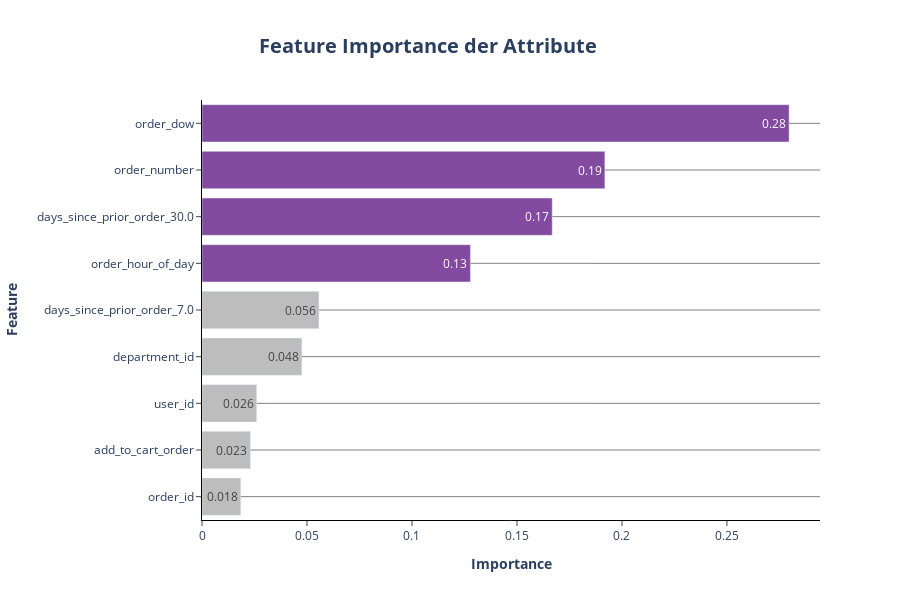

Notebook code for this chart:
### Markdown cell above
**Es ergibt sich folgende Features Importance für die Feature in unserem Datensatz:**

### Code cell
# P3 Plot: Feature Importance

fig = go.Figure()


for feature in df_feature_imp.feature.unique():

 if df_feature_imp.loc[df_feature_imp.feature == feature].feature_importance.values >= 0.1:
  color= px.colors.sequential.Purpor[5]

  fig.add_trace(
   go.Bar(
    x= df_feature_imp.loc[df_feature_imp.feature == feature].feature_importance,
    y= df_feature_imp.loc[df_feature_imp.feature == feature].feature,
    marker= dict(color= color),
    orientation = "h",
    text= df_feature_imp.loc[df_feature_imp.feature == feature].feature_importance.round(2),
    showlegend= False,
    width= 0.8,
    hovertemplate= f"<b>{feature}</b><br><br>" +
                   "feature_importance: %{x}<br>" +
                   "<extra></extra>"
    )
  )
 else:
  color= px.colors.sequential.Greys[3]

  fig.add_trace(
   go.Bar(
    x= df_feature_imp.loc[df_feature_imp.feature == feature].feature_importance,
    y= df_feature_imp.loc[df_feature_imp.feature == feature].feature,
    marker= dict(color= color),
    orientation = "h",
    text= df_feature_imp.loc[df_feature_imp.feature == feature].feature_importance.round(3),
    showlegend= False,
    width= 0.8,
    hovertemplate= f"<b>{feature}</b><br><br>" +
                   "feature_importance: %{x}<br>" +
                   "<extra></extra>"
    )
  )

fig.update_layout(title= dict(text= "<b>Feature Importance der Attribute</b>", font_size= 20, xanchor= "center", yanchor= "top", y=0.935, x=0.475), height= 600)
fig.update_xaxes(title_text="<b>Importance</b>", ticks= "outside")
fig.update_xaxes(showline= True)
fig.update_yaxes(title_text="<b>Feature</b>", ticks= "outside", showgrid= True, gridcolor= "grey", showline= True)
fig.update_layout(plot_bgcolor= "white", xaxis= dict(linecolor= "black"), yaxis= dict(linecolor= "black"))
fig.show()

### Figure 1 — Plotly figure (JSON) as saved in the notebook; plotly's stock layout.template omitted (floating-point values rounded to 4 significant figures)
{"data": [{"hovertemplate": "<b>order_id</b><br><br>feature_importance: %{x}<br><extra></extra>", "marker": {"color": "rgb(189,189,189)"}, "orientation": "h", "showlegend": false, "text": [0.018], "type": "bar", "width": 0.8, "x": [0.01847], "y": ["order_id"]}, {"hovertemplate": "<b>add_to_cart_order</b><br><br>feature_importance: %{x}<br><extra></extra>", "marker": {"color": "rgb(189,189,189)"}, "orientation": "h", "showlegend": false, "text": [0.023], "type": "bar", "width": 0.8, "x": [0.02305], "y": ["add_to_cart_order"]}, {"hovertemplate": "<b>user_id</b><br><br>feature_importance: %{x}<br><extra></extra>", "marker": {"color": "rgb(189,189,189)"}, "orientation": "h", "showlegend": false, "text": [0.026], "type": "bar", "width": 0.8, "x": [0.02603], "y": ["user_id"]}, {"hovertemplate": "<b>department_id</b><br><br>feature_importance: %{x}<br><extra></extra>", "marker": {"color": "rgb(189,189,189)"}, "orientation": "h", "showlegend": false, "text": [0.048], "type": "bar", "width": 0.8, "x": [0.04756], "y": ["department_id"]}, {"hovertemplate": "<b>days_since_prior_order_7.0</b><br><br>feature_importance: %{x}<br><extra></extra>", "marker": {"color": "rgb(189,189,189)"}, "orientation": "h", "showlegend": false, "text": [0.056], "type": "bar", "width": 0.8, "x": [0.05569], "y": ["days_since_prior_order_7.0"]}, {"hovertemplate": "<b>order_hour_of_day</b><br><br>feature_importance: %{x}<br><extra></extra>", "marker": {"color": "rgb(131, 75, 160)"}, "orientation": "h", "showlegend": false, "text": [0.13], "type": "bar", "width": 0.8, "x": [0.1278], "y": ["order_hour_of_day"]}, {"hovertemplate": "<b>days_since_prior_order_30.0</b><br><br>feature_importance: %{x}<br><extra></extra>", "marker": {"color": "rgb(131, 75, 160)"}, "orientation": "h", "showlegend": false, "text": [0.17], "type": "bar", "width": 0.8, "x": [0.1668], "y": ["days_since_prior_order_30.0"]}, {"hovertemplate": "<b>order_number</b><br><br>feature_importance: %{x}<br><extra></extra>", "marker": {"color": "rgb(131, 75, 160)"}, "orientation": "h", "showlegend": false, "text": [0.19], "type": "bar", "width": 0.8, "x": [0.1919], "y": ["order_number"]}, {"hovertemplate": "<b>order_dow</b><br><br>feature_importance: %{x}<br><extra></extra>", "marker": {"color": "rgb(131, 75, 160)"}, "orientation": "h", "showlegend": false, "text": [0.28], "type": "bar", "width": 0.8, "x": [0.2796], "y": ["order_dow"]}], "layout": {"height": 600, "plot_bgcolor": "white", "title": {"font": {"size": 20}, "text": "<b>Feature Importance der Attribute</b>", "x": 0.475, "xanchor": "center", "y": 0.935, "yanchor": "top"}, "xaxis": {"linecolor": "black", "showline": true, "ticks": "outside", "title": {"text": "<b>Importance</b>"}}, "yaxis": {"gridcolor": "grey", "linecolor": "black", "showgrid": true, "showline": true, "ticks": "outside", "title": {"text": "<b>Feature</b>"}}}}
